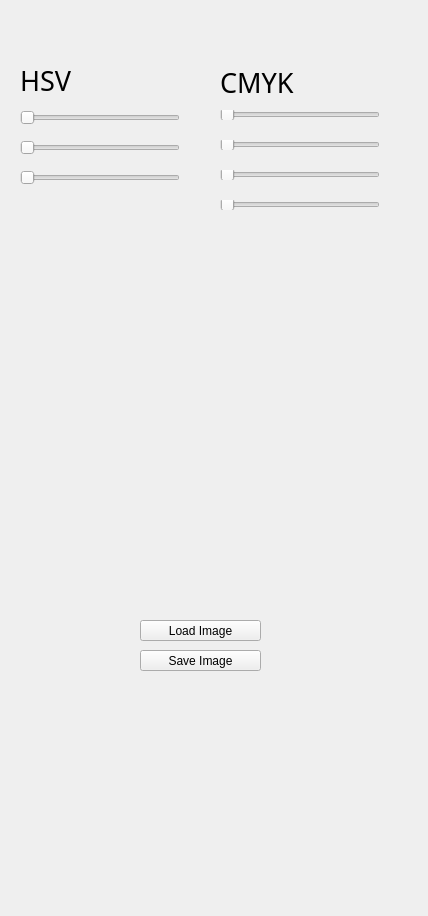
<?xml version="1.0" encoding="UTF-8"?>
<ui version="4.0">
 <class>ColorSchemesWindow</class>
 <widget class="QMainWindow" name="ColorSchemesWindow">
  <property name="geometry">
   <rect>
    <x>0</x>
    <y>0</y>
    <width>428</width>
    <height>916</height>
   </rect>
  </property>
  <property name="windowTitle">
   <string>MainWindow</string>
  </property>
  <widget class="QWidget" name="centralwidget">
   <widget class="QLabel" name="label">
    <property name="geometry">
     <rect>
      <x>20</x>
      <y>70</y>
      <width>71</width>
      <height>21</height>
     </rect>
    </property>
    <property name="font">
     <font>
      <family>Source Code Pro Black</family>
      <pointsize>20</pointsize>
     </font>
    </property>
    <property name="text">
     <string>HSV</string>
    </property>
   </widget>
   <widget class="QLabel" name="label_2">
    <property name="geometry">
     <rect>
      <x>220</x>
      <y>70</y>
      <width>141</width>
      <height>25</height>
     </rect>
    </property>
    <property name="font">
     <font>
      <family>Source Code Pro Black</family>
      <pointsize>20</pointsize>
     </font>
    </property>
    <property name="text">
     <string>CMYK</string>
    </property>
   </widget>
   <widget class="QSlider" name="hueSlider">
    <property name="geometry">
     <rect>
      <x>20</x>
      <y>110</y>
      <width>160</width>
      <height>16</height>
     </rect>
    </property>
    <property name="maximum">
     <number>360</number>
    </property>
    <property name="orientation">
     <enum>Qt::Horizontal</enum>
    </property>
   </widget>
   <widget class="QSlider" name="saturationSlider">
    <property name="geometry">
     <rect>
      <x>20</x>
      <y>140</y>
      <width>160</width>
      <height>16</height>
     </rect>
    </property>
    <property name="maximum">
     <number>255</number>
    </property>
    <property name="orientation">
     <enum>Qt::Horizontal</enum>
    </property>
   </widget>
   <widget class="QSlider" name="valueSlider">
    <property name="geometry">
     <rect>
      <x>20</x>
      <y>170</y>
      <width>160</width>
      <height>16</height>
     </rect>
    </property>
    <property name="maximum">
     <number>255</number>
    </property>
    <property name="orientation">
     <enum>Qt::Horizontal</enum>
    </property>
   </widget>
   <widget class="QSlider" name="yellowSlider">
    <property name="geometry">
     <rect>
      <x>220</x>
      <y>170</y>
      <width>160</width>
      <height>10</height>
     </rect>
    </property>
    <property name="maximum">
     <number>255</number>
    </property>
    <property name="orientation">
     <enum>Qt::Horizontal</enum>
    </property>
   </widget>
   <widget class="QSlider" name="cyanSlider">
    <property name="geometry">
     <rect>
      <x>220</x>
      <y>110</y>
      <width>160</width>
      <height>10</height>
     </rect>
    </property>
    <property name="maximum">
     <number>255</number>
    </property>
    <property name="orientation">
     <enum>Qt::Horizontal</enum>
    </property>
   </widget>
   <widget class="QSlider" name="magentaSlider">
    <property name="geometry">
     <rect>
      <x>220</x>
      <y>140</y>
      <width>160</width>
      <height>10</height>
     </rect>
    </property>
    <property name="maximum">
     <number>255</number>
    </property>
    <property name="orientation">
     <enum>Qt::Horizontal</enum>
    </property>
   </widget>
   <widget class="QSlider" name="blackSlider">
    <property name="geometry">
     <rect>
      <x>220</x>
      <y>200</y>
      <width>160</width>
      <height>10</height>
     </rect>
    </property>
    <property name="maximum">
     <number>255</number>
    </property>
    <property name="orientation">
     <enum>Qt::Horizontal</enum>
    </property>
   </widget>
   <widget class="QLabel" name="bgLabel">
    <property name="geometry">
     <rect>
      <x>0</x>
      <y>-10</y>
      <width>431</width>
      <height>911</height>
     </rect>
    </property>
    <property name="text">
     <string/>
    </property>
   </widget>
   <widget class="QLabel" name="label_3">
    <property name="geometry">
     <rect>
      <x>20</x>
      <y>280</y>
      <width>361</width>
      <height>301</height>
     </rect>
    </property>
    <property name="text">
     <string/>
    </property>
   </widget>
   <widget class="QPushButton" name="pushButton">
    <property name="geometry">
     <rect>
      <x>140</x>
      <y>620</y>
      <width>121</width>
      <height>21</height>
     </rect>
    </property>
    <property name="text">
     <string>Load Image</string>
    </property>
   </widget>
   <widget class="QPushButton" name="pushButton_2">
    <property name="geometry">
     <rect>
      <x>140</x>
      <y>650</y>
      <width>121</width>
      <height>21</height>
     </rect>
    </property>
    <property name="text">
     <string>Save Image</string>
    </property>
   </widget>
   <zorder>bgLabel</zorder>
   <zorder>label</zorder>
   <zorder>label_2</zorder>
   <zorder>hueSlider</zorder>
   <zorder>saturationSlider</zorder>
   <zorder>valueSlider</zorder>
   <zorder>yellowSlider</zorder>
   <zorder>cyanSlider</zorder>
   <zorder>magentaSlider</zorder>
   <zorder>blackSlider</zorder>
   <zorder>label_3</zorder>
   <zorder>pushButton</zorder>
   <zorder>pushButton_2</zorder>
  </widget>
 </widget>
 <resources/>
 <connections/>
</ui>
